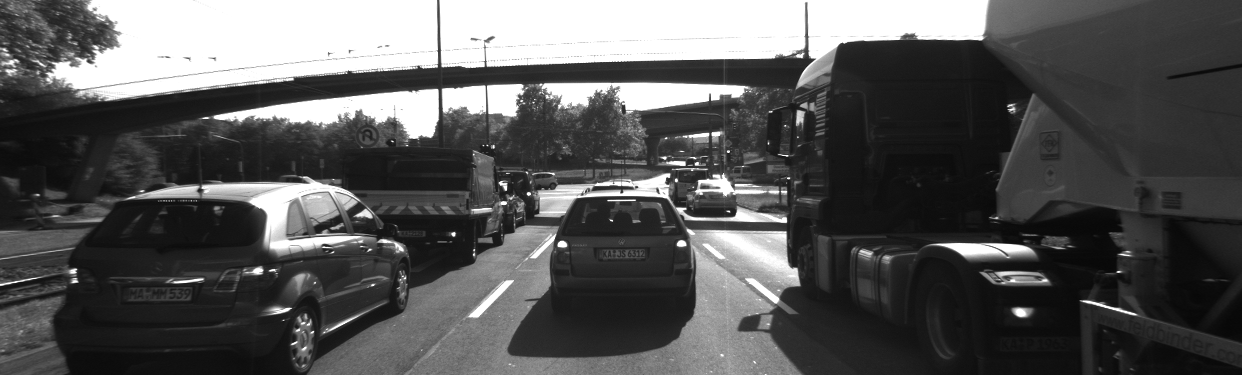
//> input picture Section2_Camera/Gradient_Filtering/images/img1gray.png, 1242 x 375 px
$ ./magnitude_sobel   (built with g++ and OpenCV 4)
//> lines starting //> are read from the running program, lines starting //| are printed output that depends on the picture
#include <iostream>
#include <numeric>
#include <opencv2/core.hpp>
#include <opencv2/highgui.hpp>
#include <opencv2/imgproc.hpp>

using namespace std;

void magnitudeSobel()
{
    // load image from file
    cv::Mat img;
    img = cv::imread("../images/img1gray.png");
//> img is the input picture: 375 rows x 1242 cols, CV_8UC3; min 7, max 255, mean 86.7

    // convert image to grayscale
    cv::Mat imgGray;
    cv::cvtColor(img, imgGray, cv::COLOR_BGR2GRAY);

    // apply smoothing using the GaussianBlur() function from the OpenCV
    // ToDo : Add your code here
    cv::Mat imgBlurred;
    cv::GaussianBlur(imgGray, imgBlurred, cv::Size(5, 5), 0);

    // create filter kernels using the cv::Mat datatype both for x and y
    // ToDo : Add your code here
    float sobel_x[9] = {-1, 0, +1,
                        -2, 0, +2,
                        -1, 0, +1};
    cv::Mat kernel_x = cv::Mat(3, 3, CV_32F, sobel_x);
    float sobel_y[9] = {+1, +2, +1,
                         0,  0,  0,
                        -1, -2, -1};
    cv::Mat kernel_y = cv::Mat(3, 3, CV_32F, sobel_y);


    // apply filter using the OpenCv function filter2D()
    // ToDo : Add your code here
    cv::Mat result_x, result_y;
    cv::filter2D(imgBlurred, result_x, -1, kernel_x, cv::Point(-1, -1), 0, cv::BORDER_DEFAULT);
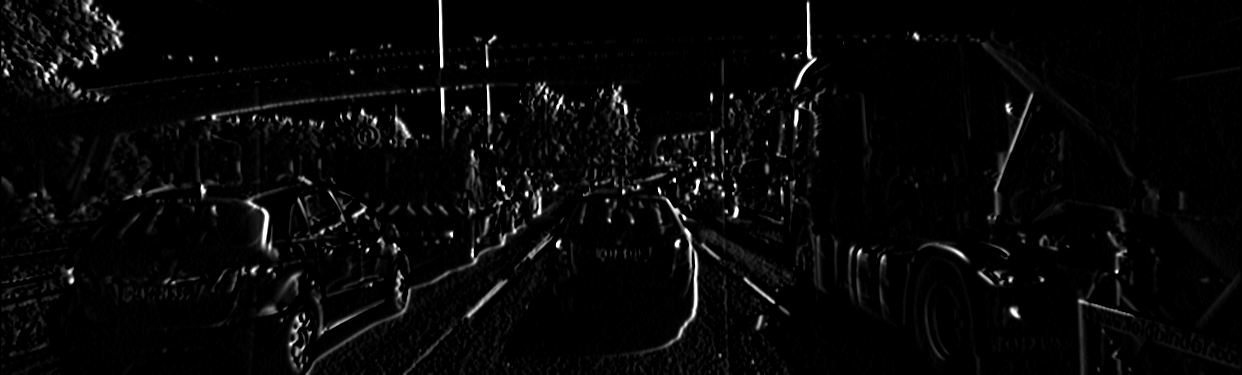
//> result_x: 375 rows x 1242 cols, CV_8UC1; min 0, max 255, mean 7.3
    cv::filter2D(imgBlurred, result_y, -1, kernel_y, cv::Point(-1, -1), 0, cv::BORDER_DEFAULT);
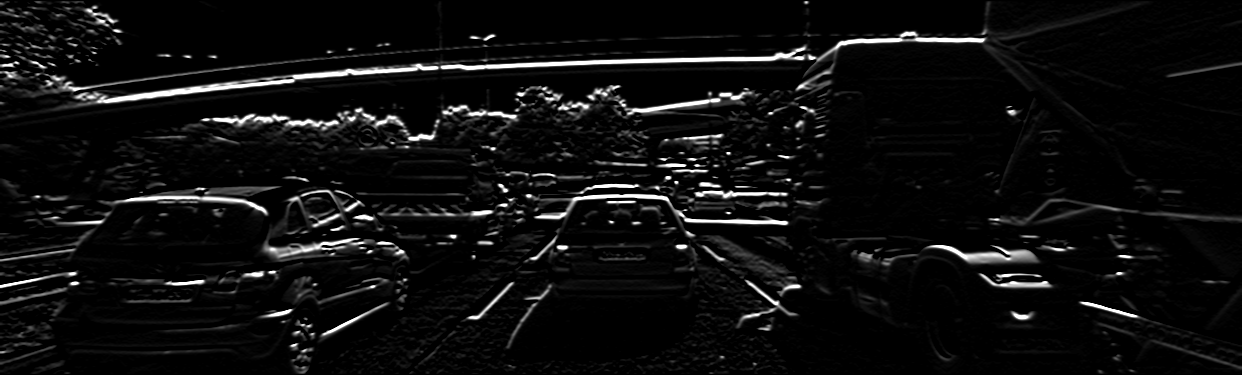
//> result_y: 375 rows x 1242 cols, CV_8UC1; min 0, max 255, mean 14.4


    // compute magnitude image based on the equation presented in the lesson
    // gradient magnitude = sqrt( Gx^2 + Gy^2 )
    // ToDo : Add your code here
    cv::Mat magnitude;
    magnitude = cv::Mat::zeros(result_x.size(), result_x.type());
    for (int i = 0; i < result_x.rows; i++)
    {
        for (int j = 0; j < result_x.cols; j++)
        {
            float gx = result_x.at<uchar>(i, j);

            float gy = result_y.at<uchar>(i, j);
            magnitude.at<uchar>(i, j) = static_cast<uchar>(sqrt(gx * gx + gy * gy));
        }
    }
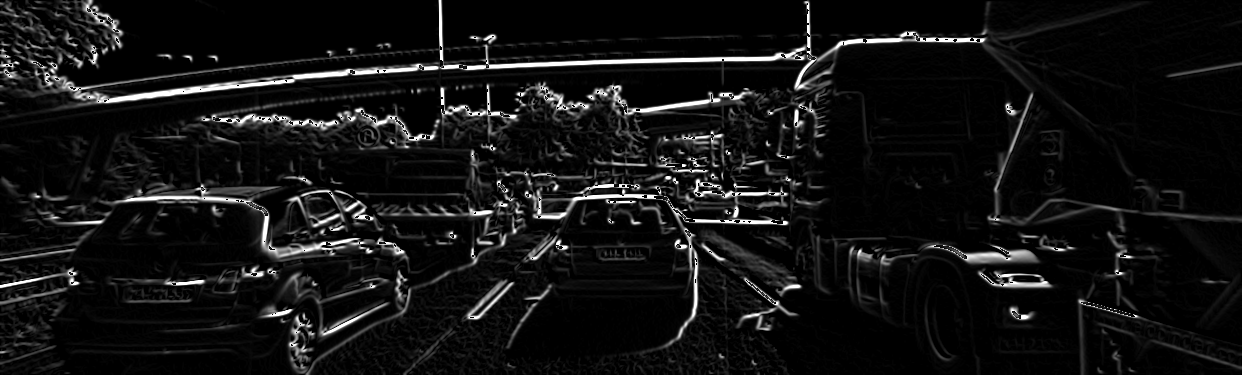
//> magnitude: 375 rows x 1242 cols, CV_8UC1; min 0, max 255, mean 18.6


    // show result
    string windowName = "Gradient Magnitude";
    cv::namedWindow(windowName, 1); // create window
    cv::imshow(windowName, magnitude);
    cv::waitKey(0); // wait for keyboard input before continuing
}

int main()
{
    magnitudeSobel();
}

$ run again, with Section2_Camera/Gradient_Filtering/images/img2gray.png copied over Section2_Camera/Gradient_Filtering/images/img1gray.png
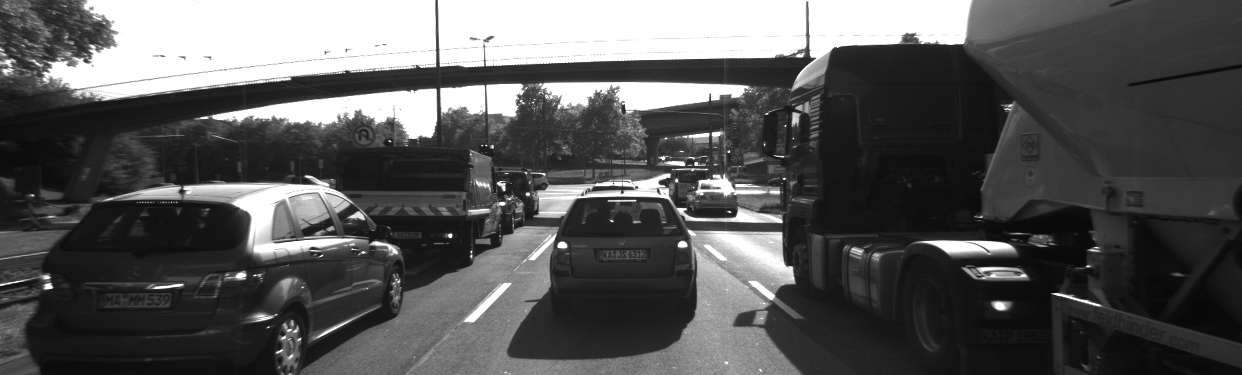
//> input picture Section2_Camera/Gradient_Filtering/images/img2gray.png, 1242 x 375 px
//> in magnitudeSobel, img is the input picture: 375 rows x 1242 cols, CV_8UC3; min 6, max 255, mean 86.7
//> in magnitudeSobel, `cv::filter2D(imgBlurred, result_x, -1, kernel_x, cv::Point(-1, -1), 0,..`:
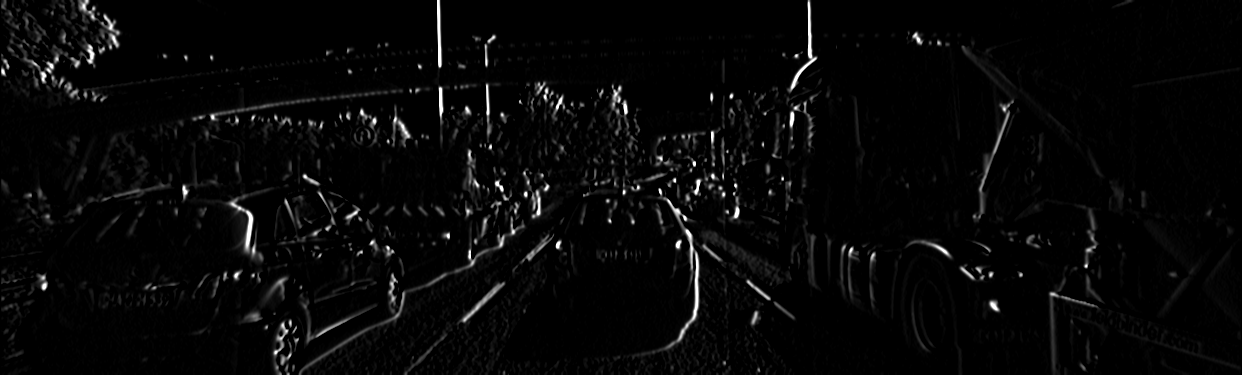
//> result_x: 375 rows x 1242 cols, CV_8UC1; min 0, max 255, mean 7.3
//> after the loop in magnitudeSobel, `for (int i = 0; i < result_x.rows; i++)`:
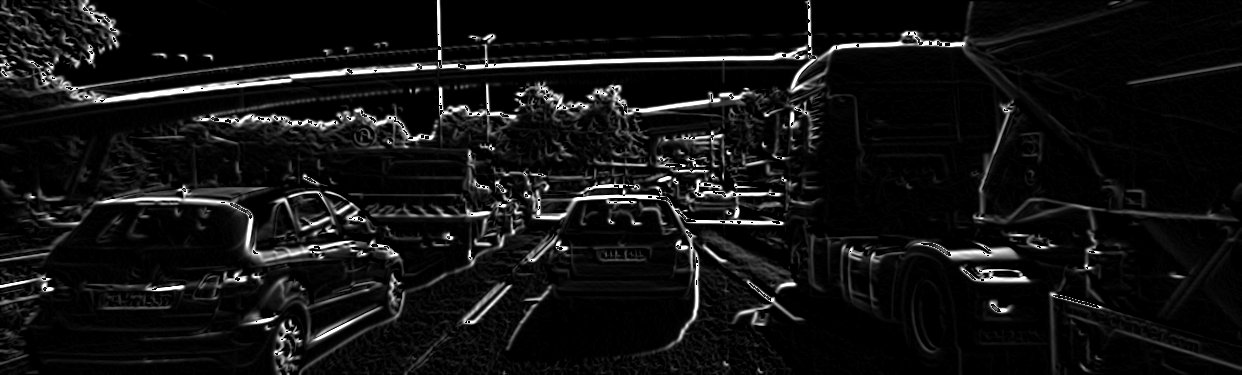
//> magnitude: 375 rows x 1242 cols, CV_8UC1; min 0, max 255, mean 18.6
